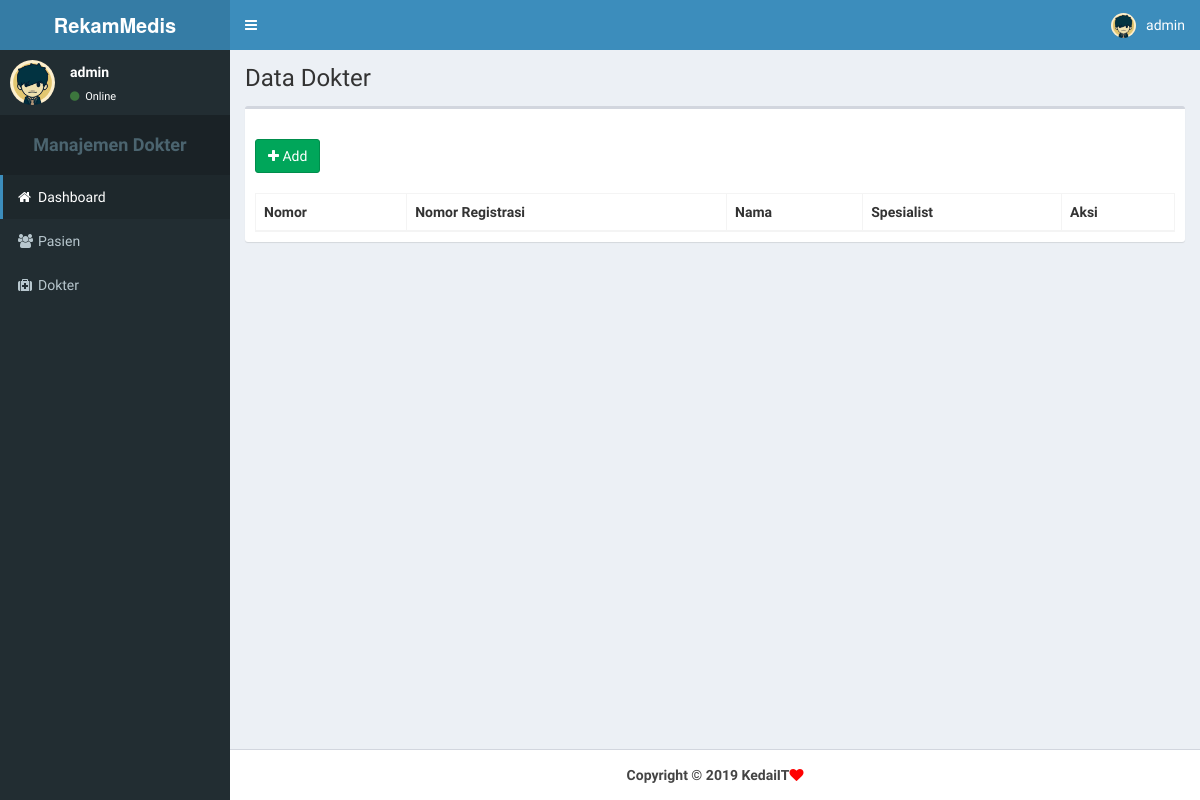
/operator/dokter.php (signed in), run on an earlier commit of the app's database.
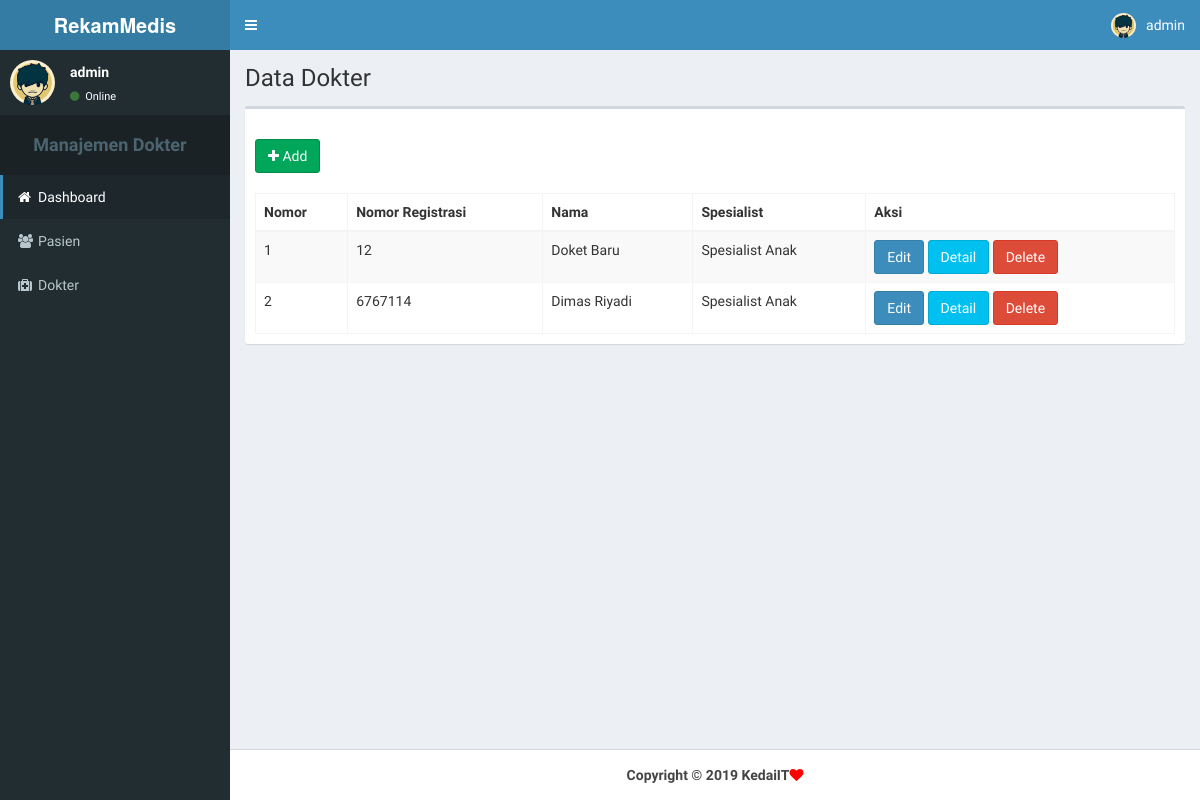
And on a later commit of the database.
### tables this page shows
CREATE TABLE `dokter` (
  `no_reg` varchar(20) NOT NULL,
  `nama` varchar(50) DEFAULT NULL,
  `alamat` varchar(100) DEFAULT NULL,
  `spesialist` varchar(50) DEFAULT NULL,
  `no_telpon` varchar(15) DEFAULT NULL,
  `jenis_kel` enum('L','P','l','p') DEFAULT NULL
);

### operator/detail_dokter.php (the view, shortened to what this page needs)
<thead>
					<tr>
                        <th>Nomor</th>
						<th>Nomor Registrasi</th>
                        <th>Nama</th>
                        <th>Spesialist</th>
						<th>Aksi</th>
					</tr>
				</thead>
				<tbody>
                    <?php
                        $no=0;
						$querydokter = mysqli_query ($connect, "SELECT no_reg, nama, alamat, spesialist, no_telpon, jenis_kel FROM dokter");
						while ($dokter = mysqli_fetch_array ($querydokter)){
                            $no++;
							echo "
                                <tr>
                                    <td>$no</td>
									<td>$dokter[no_reg]</td>
									<td>$dokter[nama]</td>
									<td>$dokter[spesialist]</td>
									<td>
										<a href='#' class='open_modal_edit btn btn-primary' no_reg='$dokter[no_reg]'>Edit</a>
										<a href='#' class='open_modal_detail btn btn-info' no_reg='$dokter[no_reg]'>Detail</a>
										<a href='#' class='btn btn-danger' onClick='confirm_delete(\"dokter_delete.php?no_reg=$dokter[no_reg]\")'>Delete</a>
									</td>
								</tr>";
						}
					?>
				</tbody>

### operator/dokter.php (shortened to what this page needs)
<?php
include "../include/session.php";
?>
<!DOCTYPE html>
<html>
<head>
  <link rel="stylesheet" href="../assets/bootstrap/css/bootstrap.min.css">
    <link rel="stylesheet" href="../assets/fa/css/font-awesome.css">
    <link rel="stylesheet" href="../assets/plugins/datatables/dataTables.bootstrap.css">
    <link rel="stylesheet" href="../assets/dist/css/AdminLTE.min.css">
<link rel="stylesheet" href="../assets/dist/css/skins/_all-skins.min.css">
</head>
<body class="hold-transition skin-blue sidebar-mini ">
<div class="wrapper">
  <header class="main-header">
<div class="logo">
<span class="logo-lg"><b>RekamMedis</b></span>
</div>
  <nav class="navbar navbar-static-top" role="navigation">
    <a href="#" class="sidebar-toggle" data-toggle="offcanvas" role="button">
    </a>
    <div class="navbar-custom-menu">
      <ul class="nav navbar-nav">
        <li class="dropdown user user-menu">
          <a href="#" class="dropdown-toggle" data-toggle="dropdown">
              <img src="../assets/images/avatar0.jpg" class="user-image" alt="Foto">
              <span class="hidden-xs"><?php echo $_SESSION['username']; ?></span>
          </a>
          </li>
        </ul>
      </div>
    </nav>
</header>
  <aside class="main-sidebar">
    <section class="sidebar">
      <div class="user-panel">
        <div class="pull-left image">
          <img src="../assets/images/avatar0.jpg" class="img-circle" alt="User Image">
        </div>
        <div class="pull-left info">
				<p><?php echo $_SESSION['username']; ?></p>
          <a href="#"><i class="fa fa-circle text-success"></i> Online</a>
        </div>
          </div>
          <ul class="sidebar-menu">
						<li class="header"><h4><b><center>Manajemen Dokter</center></b></h4></li>
            <li class="active"><a href="home.php"><i class="fa fa-home"></i><span>Dashboard</span></a></li>
            <li><a href="pasien.php"><i class="fa fa-users"></i><span>Pasien</span></a></li>
            <li><a href="dokter.php"><i class="fa fa-medkit"></i><span>Dokter</span></a></li>
          </ul>
        </section>
  </aside>
<div class="content-wrapper">
        <section class="content-header">
          <h1>
            Data Dokter
          </h1>
        </section>
        <section class="content">
          <div class="row">
            <div class="col-xs-12">
              <div class="box">
                <div class="box-header">
                </div>
                <div class="box-body">
				<a href="#"><button class="btn btn-success" type="button" data-target="#ModalAdd" data-toggle="modal"><i class="fa fa-plus"></i> Add</button></a>
                  <br></br>
				  <table id="data" class="table table-bordered table-striped table-scalable">
						<?php
							include "detail_dokter.php";
						?>
                  </table>
                </div>
              </div>
            </div>
          </div>
        </section>
		</div>
	</div>
		<footer class="main-footer">
    		<strong><center><?php include "../include/footer.php";?></center></strong>
		</footer>

### include/footer.php
<strong>
<center>Copyright &copy; <?php echo date("Y") ?> KedaiIT<i class="fa fa-heart heart"></i></center>
</strong>

What changed in the data, as far as the page shows it:
added dokter: no_reg "12", nama "Doket Baru", spesialist "Spesialist Anak"
added dokter: no_reg "6767114", nama "Dimas Riyadi", spesialist "Spesialist Anak"
